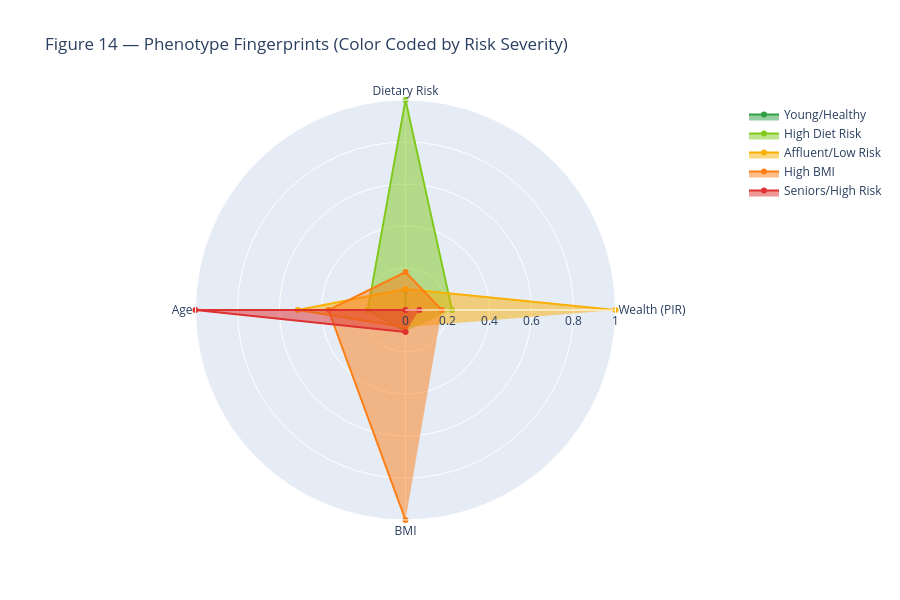

Notebook code for this chart:
### Code cell
# Normalize Cluster Means
cluster_stats = df_clean.groupby('Phenotype')[['INDFMPIR', 'DIET_RISK', 'AGE', 'BMI']].mean()
cluster_norm = (cluster_stats - cluster_stats.min()) / (cluster_stats.max() - cluster_stats.min())

# Create Radar Chart with Risk Colors
categories = ['Wealth (PIR)', 'Dietary Risk', 'Age', 'BMI']
fig11_radar = go.Figure()

# We iterate through the categories in risk order for consistent legend behavior
for phenotype in ["Young/Healthy", "High Diet Risk", "Affluent/Low Risk", "High BMI", "Seniors/High Risk"]:
    if phenotype in cluster_norm.index:
        fig11_radar.add_trace(go.Scatterpolar(
            r=cluster_norm.loc[phenotype].values,
            theta=categories,
            fill='toself',
            name=phenotype,
            line=dict(color=risk_palette[phenotype])
        ))

fig11_radar.update_layout(
    polar=dict(
        radialaxis=dict(
            visible=True,
            range=[0, 1]
        )),
    showlegend=True,
    title="Figure 14 \u2014 Phenotype Fingerprints (Color Coded by Risk Severity)",
    height=600
)

fig11_radar.show()

print("Color key: Green (Lowest Disease Risk) \u2192 Red (Highest Disease Risk)")

### Figure 1 — Plotly figure (JSON) as saved in the notebook; plotly's stock layout.template omitted (floating-point values rounded to 4 significant figures)
{"data": [{"fill": "toself", "line": {"color": "#2F9E44"}, "name": "Young/Healthy", "r": [0.0, 0.09204, 0.0, 0.0], "theta": ["Wealth (PIR)", "Dietary Risk", "Age", "BMI"], "type": "scatterpolar"}, {"fill": "toself", "line": {"color": "#82C91E"}, "name": "High Diet Risk", "r": [0.2218, 1.0, 0.1799, 0.1012], "theta": ["Wealth (PIR)", "Dietary Risk", "Age", "BMI"], "type": "scatterpolar"}, {"fill": "toself", "line": {"color": "#FAB005"}, "name": "Affluent/Low Risk", "r": [1.0, 0.0999, 0.5127, 0.08242], "theta": ["Wealth (PIR)", "Dietary Risk", "Age", "BMI"], "type": "scatterpolar"}, {"fill": "toself", "line": {"color": "#FD7E14"}, "name": "High BMI", "r": [0.1728, 0.1808, 0.3667, 1.0], "theta": ["Wealth (PIR)", "Dietary Risk", "Age", "BMI"], "type": "scatterpolar"}, {"fill": "toself", "line": {"color": "#E03131"}, "name": "Seniors/High Risk", "r": [0.06575, 0.0, 1.0, 0.1051], "theta": ["Wealth (PIR)", "Dietary Risk", "Age", "BMI"], "type": "scatterpolar"}], "layout": {"height": 600, "polar": {"radialaxis": {"range": [0, 1], "visible": true}}, "showlegend": true, "title": {"text": "Figure 14 — Phenotype Fingerprints (Color Coded by Risk Severity)"}}}
